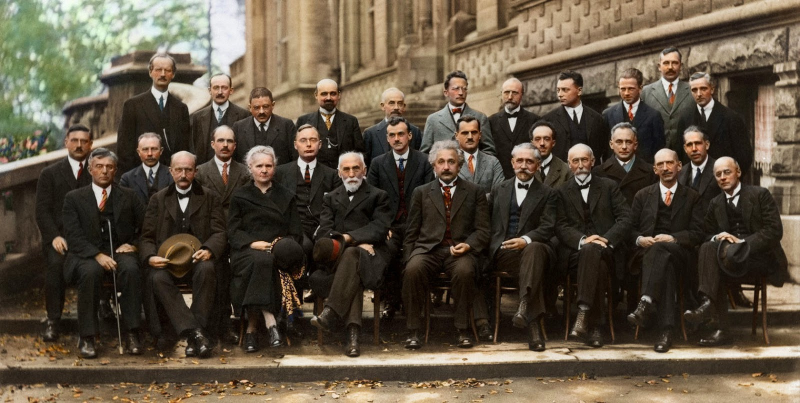
#> input picture Images/solvay-conference.jpg, 1600 x 806 px, found by its file name (shown at 1/2 size)
$ jupyter execute --allow-errors train.ipynb   (shell and % lines are left out)
#> lines starting #> are read from the running program, lines starting #| are printed output that depends on the picture
### cleaner_v1/utils.py
import numpy as np
import os
import pickle
from skimage import io
import matplotlib.pyplot as plt
import random
from multiprocessing import Pool
import time
from sklearn.model_selection import train_test_split

class Utils:
    # [61 lines left out: functions get_integral_image, read_pgm_dataset, save_pickle, not called in this run]

    def load_pickle(self, file_path):
        """
        Load an object from a file using pickle
        Parameters:
        file_path: str
            path to the file
        Returns:
        obj: object
        """
#> called with file_path = '../dataset/features_values.pkl'
        try:
            with open(file_path, 'rb') as f:
#> (reads cleaner_v1/features_values.pkl from the repository)
                obj = pickle.load(f)
        except Exception as e:
            print(e)
            print("Error loading pickle file")

        return obj

    # [78 lines left out: functions display_random_images, apply_func_parallel_nump_array, split_data, merge_P_N, not called in this run]

### cleaner_v1/haar_like_features.py
import numpy as np
from utils import *
from enum import Enum
from math import ceil
from errors import *


class HaarFeautureTypes(Enum):
    TWO_HORIZONTAL = 0
    TWO_VERTICAL = 1
    THREE_HORIZONTAL = 2
    THREE_VERTICAL = 3
    FOUR_DIAGONAL = 4


class HaarLikeFeatures:

    def __init__(self):
        self.haar_window = [
            (2, 1),
            (1, 2),
            (3, 1),
            (1, 3),
            (2, 2)
        ]

        self.utils = Utils()
        self.errors = Errors()

    # [174 lines left out: functions __get_sum_in_rectangle, get_feauture_value, extract_features_as_labels, get_feautures_result, extract_features, not called in this run]

### cleaner_v1/train.ipynb
[cell 1]
import numpy as np
from utils import *
from haar_like_features import *
from sklearn.model_selection import train_test_split
from sklearn.metrics import accuracy_score, confusion_matrix, roc_curve
from skimage import io
from skimage.color import rgb2gray
from skimage.transform import resize
import matplotlib.pyplot as plt
import pickle
import os
import time
import cv2
from skimage.util import img_as_int, view_as_windows
from sklearn.ensemble import AdaBoostClassifier as SklearnAdaBoost

utils = Utils()
#> (the rest of this cell did not finish here and is left out)

## Extract Labels

[cell 2]
features_values = utils.load_pickle('../dataset/features_values.pkl')
#> (the rest of this cell did not finish here and is left out)

features_selected_values = utils.load_pickle('../dataset/features_values_selected.pkl')

features_values = np.array(features_values)
features_selected_values = np.array(features_selected_values)
features_selected_index = np.array(features_selected_index, dtype=int)

print(features_values.shape)
features_selected_values = features_values[ features_selected_index]
print(features_selected_values.shape)
print(features_selected_index.shape)

## Prepare Data

#> (a cell that did not finish here is left out)

print('X_train shape: ', X_train.shape)
print('y_train shape: ', y_train.shape)

**I replaced validation with testing _need refactor of names_**

#> (a cell that did not finish here is left out)

X_val, y_val = X_val[:, features_selected_index], y_val
print('X_val shape: ', X_val.shape)
print('y_val shape: ', y_val.shape)

#> (a cell that did not finish here is left out)

### Prepare image for testing

[cell 6]
img = io.imread('../images/solvay-conference.jpg')
#> img is the input picture: shape (806, 1600, 3); mean R, G, B 92.9, 80.9, 64.3
img_gray = img_as_int(rgb2gray(img))
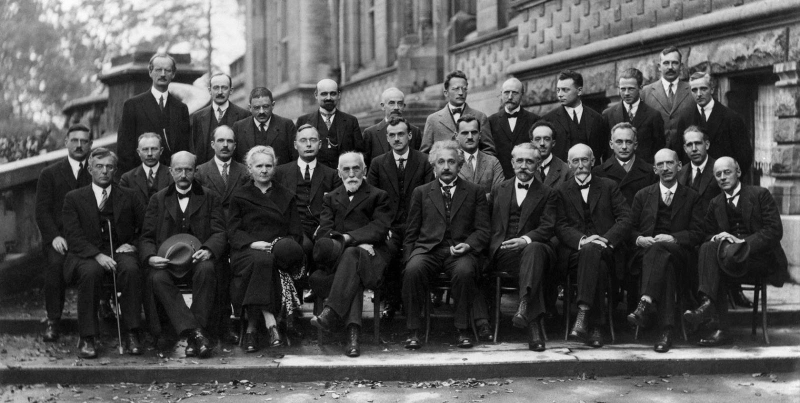
#> img_gray: shape (806, 1600) int16 (shown at 1/2 size); min 0, max 32428, mean 10574.4; drawn with min black and max white

[cell 7]
img_windows = view_as_windows(img_gray, (18, 18))
img_windows.shape
#> Out = (789, 1583, 18, 18)

#> (a cell that did not finish here is left out)

## Train

[cell 9]
# [100 lines left out: function train_viola_classifier, not called in this run]

[cell 10]
# [87 lines left out: function train_viola_classifier_dt, not called in this run]

[cell 11]
# [29 lines left out: function eval_viola, not called in this run]

#> (a cell that did not finish here is left out)

#> (a cell that did not finish here is left out)

#> (a cell that did not finish here is left out)

[cell 15]
# [14 lines left out: function classify_viola, not called in this run]

[cell 16]
img_windows.shape
#> Out = (789, 1583, 18, 18)

## Train Casscade

[cell 17]
# [20 lines left out: function train_cascade, not called in this run]

[cell 18]
# [15 lines left out: function train_cascade, not called in this run]

#> (a cell that did not finish here is left out)

#> (a cell that did not finish here is left out)

## Testing

[cell 21]
from PIL import Image
img = Image.open('../Images/solvay-conference.jpg')
imgG = img.convert("L")
imgG

[cell 22]
imgP = imgG.copy()
imgP.thumbnail((384, 288),)
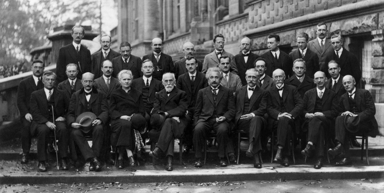
#> imgP: PIL image 384x193 L; min 0, max 249, mean 82.8
img_arr = np.array(imgP)
imgP
